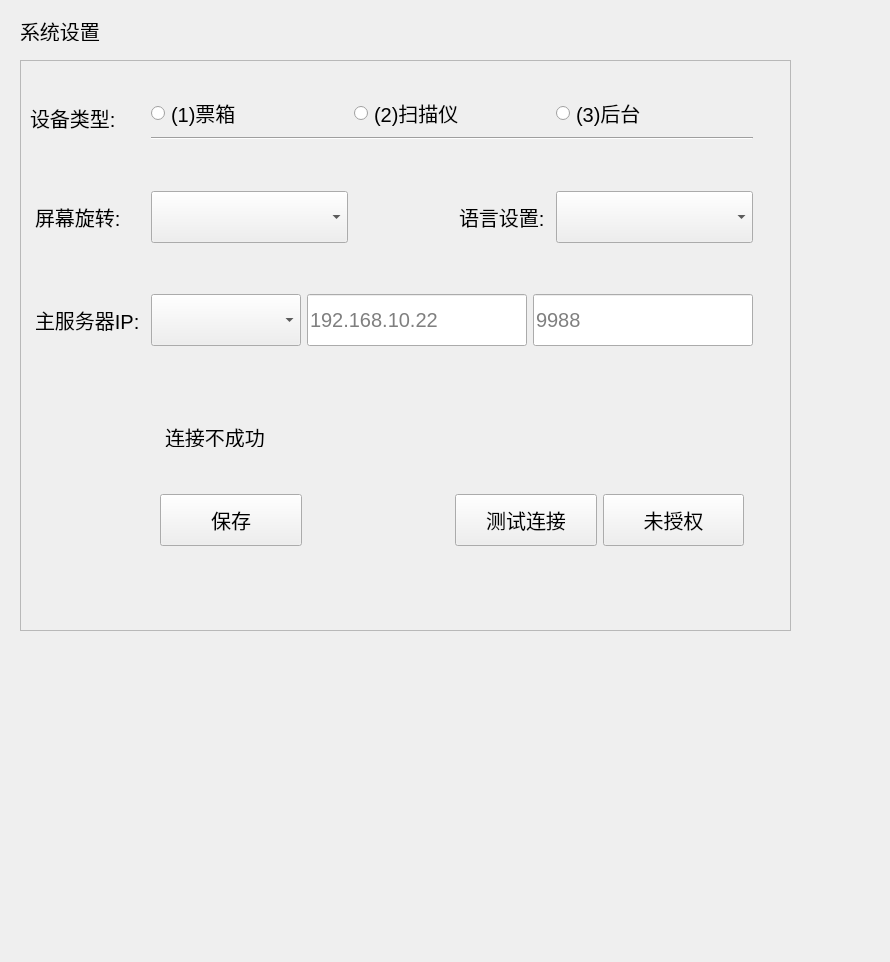
<?xml version="1.0" encoding="UTF-8"?>
<ui version="4.0">
 <class>SystemSetting</class>
 <widget class="QWidget" name="SystemSetting">
  <property name="geometry">
   <rect>
    <x>0</x>
    <y>0</y>
    <width>890</width>
    <height>962</height>
   </rect>
  </property>
  <property name="sizePolicy">
   <sizepolicy hsizetype="Expanding" vsizetype="Expanding">
    <horstretch>0</horstretch>
    <verstretch>0</verstretch>
   </sizepolicy>
  </property>
  <property name="maximumSize">
   <size>
    <width>16777215</width>
    <height>16777215</height>
   </size>
  </property>
  <property name="windowTitle">
   <string>Form</string>
  </property>
  <property name="styleSheet">
   <string notr="true"/>
  </property>
  <widget class="QScrollArea" name="scrollArea">
   <property name="geometry">
    <rect>
     <x>20</x>
     <y>60</y>
     <width>771</width>
     <height>571</height>
    </rect>
   </property>
   <property name="maximumSize">
    <size>
     <width>16777215</width>
     <height>16777215</height>
    </size>
   </property>
   <property name="widgetResizable">
    <bool>true</bool>
   </property>
   <widget class="QWidget" name="scrollAreaWidgetContents">
    <property name="geometry">
     <rect>
      <x>0</x>
      <y>0</y>
      <width>769</width>
      <height>569</height>
     </rect>
    </property>
    <property name="sizePolicy">
     <sizepolicy hsizetype="Expanding" vsizetype="Expanding">
      <horstretch>0</horstretch>
      <verstretch>0</verstretch>
     </sizepolicy>
    </property>
    <widget class="QWidget" name="verticalWidget" native="true">
     <property name="geometry">
      <rect>
       <x>0</x>
       <y>0</y>
       <width>741</width>
       <height>551</height>
      </rect>
     </property>
     <property name="sizePolicy">
      <sizepolicy hsizetype="Expanding" vsizetype="Expanding">
       <horstretch>0</horstretch>
       <verstretch>0</verstretch>
      </sizepolicy>
     </property>
     <property name="minimumSize">
      <size>
       <width>0</width>
       <height>0</height>
      </size>
     </property>
     <property name="maximumSize">
      <size>
       <width>16777215</width>
       <height>16777215</height>
      </size>
     </property>
     <layout class="QVBoxLayout" name="verticalLayout">
      <item>
       <widget class="QWidget" name="widget" native="true">
        <property name="sizePolicy">
         <sizepolicy hsizetype="Expanding" vsizetype="Expanding">
          <horstretch>0</horstretch>
          <verstretch>0</verstretch>
         </sizepolicy>
        </property>
        <property name="minimumSize">
         <size>
          <width>0</width>
          <height>500</height>
         </size>
        </property>
        <layout class="QFormLayout" name="formLayout">
         <item row="0" column="0">
          <widget class="QLabel" name="label_2">
           <property name="styleSheet">
            <string notr="true">QLabel{
	font-size:20px;
}</string>
           </property>
           <property name="text">
            <string>设备类型:</string>
           </property>
          </widget>
         </item>
         <item row="0" column="1">
          <layout class="QVBoxLayout" name="verticalLayout_9">
           <item>
            <layout class="QHBoxLayout" name="horizontalLayout_5">
             <item>
              <widget class="QRadioButton" name="radioButton_3">
               <property name="styleSheet">
                <string notr="true">QRadioButton{
	font-size:20px;
}</string>
               </property>
               <property name="text">
                <string>(1)票箱</string>
               </property>
              </widget>
             </item>
             <item>
              <widget class="QRadioButton" name="radioButton_2">
               <property name="styleSheet">
                <string notr="true">QRadioButton{
	font-size:20px;
}</string>
               </property>
               <property name="text">
                <string>(2)扫描仪</string>
               </property>
              </widget>
             </item>
             <item>
              <widget class="QRadioButton" name="radioButton">
               <property name="styleSheet">
                <string notr="true">QRadioButton{
	font-size:20px;
}</string>
               </property>
               <property name="text">
                <string>(3)后台</string>
               </property>
              </widget>
             </item>
            </layout>
           </item>
           <item>
            <widget class="Line" name="line">
             <property name="orientation">
              <enum>Qt::Horizontal</enum>
             </property>
            </widget>
           </item>
          </layout>
         </item>
         <item row="1" column="1">
          <layout class="QHBoxLayout" name="horizontalLayout_4">
           <item>
            <widget class="QComboBox" name="comboBox_3">
             <property name="minimumSize">
              <size>
               <width>150</width>
               <height>0</height>
              </size>
             </property>
             <property name="maximumSize">
              <size>
               <width>250</width>
               <height>16777215</height>
              </size>
             </property>
             <property name="styleSheet">
              <string notr="true">QComboBox{
	font-size:20px;
	height:50px;
margin-top:20px;
}</string>
             </property>
            </widget>
           </item>
           <item alignment="Qt::AlignRight">
            <widget class="QLabel" name="label_14">
             <property name="styleSheet">
              <string notr="true">QLabel{
	font-size:20px;
margin-top:20px;
}</string>
             </property>
             <property name="text">
              <string>语言设置:</string>
             </property>
            </widget>
           </item>
           <item>
            <widget class="QComboBox" name="comboBox">
             <property name="minimumSize">
              <size>
               <width>150</width>
               <height>50</height>
              </size>
             </property>
             <property name="styleSheet">
              <string notr="true">QComboBox{
	font-size:20px;
	height:50px;
margin-top:20px;
}</string>
             </property>
            </widget>
           </item>
          </layout>
         </item>
         <item row="2" column="0">
          <widget class="QLabel" name="label_6">
           <property name="styleSheet">
            <string notr="true">QLabel{
	font-size:20px;
margin-top:20px;
}</string>
           </property>
           <property name="text">
            <string>主服务器IP:</string>
           </property>
          </widget>
         </item>
         <item row="2" column="1">
          <layout class="QHBoxLayout" name="horizontalLayout_6">
           <item>
            <widget class="QComboBox" name="comboBox_2">
             <property name="minimumSize">
              <size>
               <width>150</width>
               <height>0</height>
              </size>
             </property>
             <property name="styleSheet">
              <string notr="true">QComboBox{
	font-size:20px;
height:50px;
margin-top:20px;
}</string>
             </property>
            </widget>
           </item>
           <item>
            <widget class="QLineEdit" name="lineEdit">
             <property name="styleSheet">
              <string notr="true">QLineEdit{
height:50px;
font-size:20px;
margin-top:20px;
}</string>
             </property>
             <property name="placeholderText">
              <string>192.168.10.22</string>
             </property>
            </widget>
           </item>
           <item>
            <widget class="QLineEdit" name="lineEdit_2">
             <property name="styleSheet">
              <string notr="true">QLineEdit{
height:50px;
font-size:20px;
margin-top:20px;
}</string>
             </property>
             <property name="placeholderText">
              <string>9988</string>
             </property>
            </widget>
           </item>
          </layout>
         </item>
         <item row="1" column="0">
          <widget class="QLabel" name="label_15">
           <property name="minimumSize">
            <size>
             <width>0</width>
             <height>0</height>
            </size>
           </property>
           <property name="mouseTracking">
            <bool>false</bool>
           </property>
           <property name="styleSheet">
            <string notr="true">QLabel{
	font-size:20px;
margin-top:20px;
}</string>
           </property>
           <property name="text">
            <string>屏幕旋转:</string>
           </property>
          </widget>
         </item>
         <item row="3" column="1">
          <widget class="QWidget" name="widget_2" native="true">
           <property name="sizePolicy">
            <sizepolicy hsizetype="Expanding" vsizetype="Expanding">
             <horstretch>0</horstretch>
             <verstretch>0</verstretch>
            </sizepolicy>
           </property>
           <property name="maximumSize">
            <size>
             <width>16777215</width>
             <height>200</height>
            </size>
           </property>
           <layout class="QGridLayout" name="gridLayout" columnstretch="0,0,0,0">
            <property name="horizontalSpacing">
             <number>6</number>
            </property>
            <item row="0" column="0" colspan="4">
             <widget class="QLabel" name="label_11">
              <property name="minimumSize">
               <size>
                <width>0</width>
                <height>30</height>
               </size>
              </property>
              <property name="maximumSize">
               <size>
                <width>16777215</width>
                <height>40</height>
               </size>
              </property>
              <property name="styleSheet">
               <string notr="true">QLabel{
	font-size:20px;
	margin-top:20px;
}</string>
              </property>
              <property name="text">
               <string>连接不成功</string>
              </property>
             </widget>
            </item>
            <item row="3" column="3">
             <widget class="QPushButton" name="pushButton_5">
              <property name="styleSheet">
               <string notr="true">QPushButton{
	font-size:20px;
	height:50px;
	margin-top:20px;
	
}</string>
              </property>
              <property name="text">
               <string>未授权</string>
              </property>
              <property name="flat">
               <bool>false</bool>
              </property>
             </widget>
            </item>
            <item row="3" column="0">
             <widget class="QPushButton" name="pushButton">
              <property name="styleSheet">
               <string notr="true">QPushButton{
	font-size:20px;
	height:50px;
	margin-top:20px;
	
}</string>
              </property>
              <property name="text">
               <string>保存</string>
              </property>
             </widget>
            </item>
            <item row="3" column="2">
             <widget class="QPushButton" name="pushButton_4">
              <property name="styleSheet">
               <string notr="true">QPushButton{
	font-size:20px;
	height:50px;
	margin-top:20px;
	
}</string>
              </property>
              <property name="text">
               <string>测试连接</string>
              </property>
              <property name="flat">
               <bool>false</bool>
              </property>
             </widget>
            </item>
           </layout>
          </widget>
         </item>
        </layout>
       </widget>
      </item>
     </layout>
    </widget>
   </widget>
  </widget>
  <widget class="QLabel" name="label">
   <property name="geometry">
    <rect>
     <x>20</x>
     <y>20</y>
     <width>151</width>
     <height>21</height>
    </rect>
   </property>
   <property name="styleSheet">
    <string notr="true">QLabel{
	font-size:20px;

}</string>
   </property>
   <property name="text">
    <string>系统设置</string>
   </property>
  </widget>
 </widget>
 <resources/>
 <connections/>
</ui>
